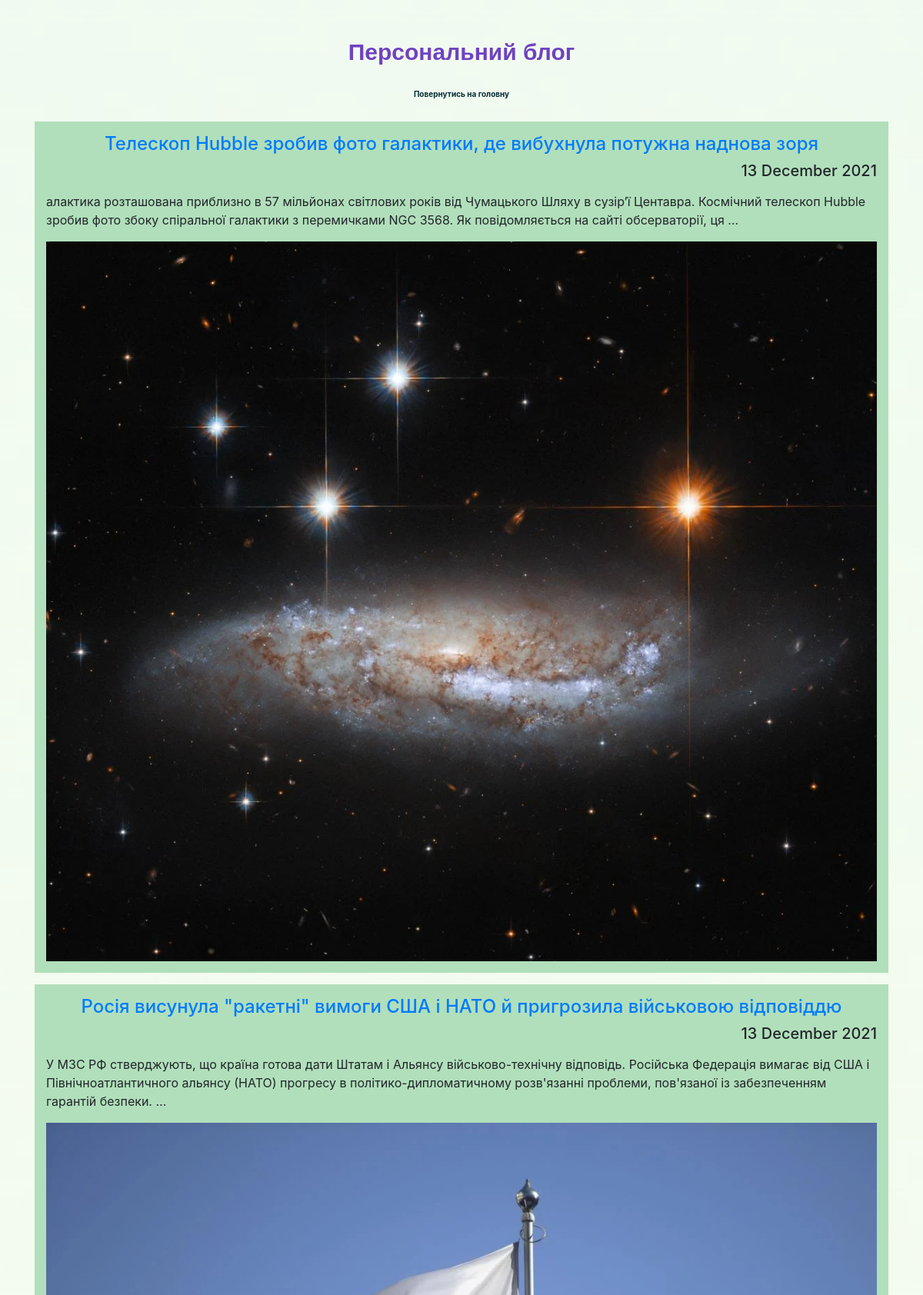
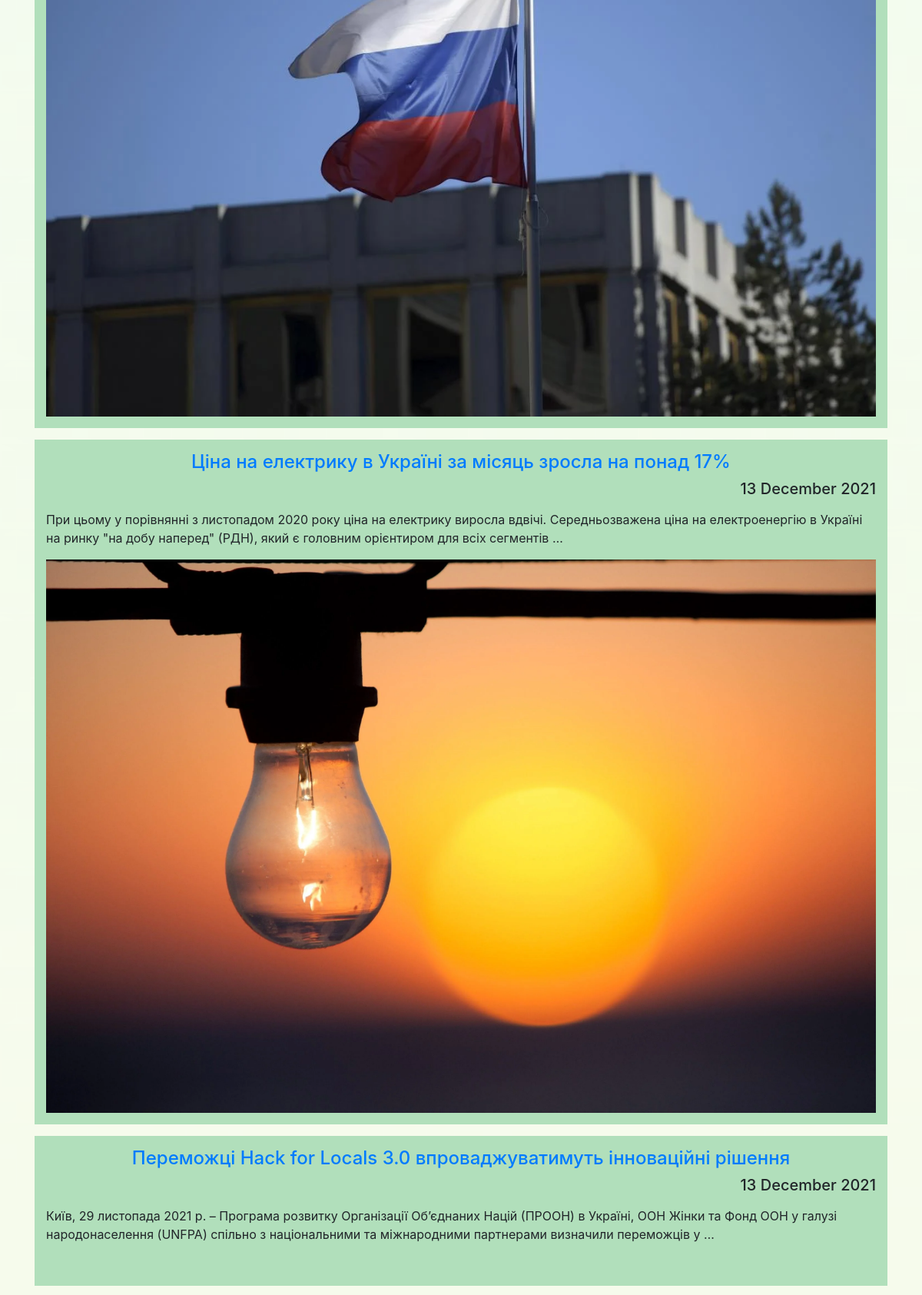
The page /articles (upper part) on the database its author committed (2 pictures, top to bottom).
### blog_app/models.py (models this page shows, shortened)
class Article(models.Model):
    title = models.CharField(u'Заголовок', max_length=250, help_text=u'Максимум 250 символів')
    description = models.TextField(blank=True, verbose_name=u'Опис')
    pub_date = models.DateTimeField(u'Дата публікації', default=timezone.now)
    slug = models.SlugField(u'Слаг', unique_for_date='pub_date')
    main_page = models.BooleanField(u'Головна', default=False,
                                    help_text=u'Показувати на головній сторінці')
    category = models.ForeignKey(Category,
                                 related_name='articles', blank=True, null=True,
                                 verbose_name=u'Категорія', on_delete=models.CASCADE)
    objects = models.Manager()
    class Meta:
        ordering = ['-pub_date']
        verbose_name = u'Стаття'
        verbose_name_plural = u'Статті'
    def get_absolute_url(self):
        try:
            url = reverse('news-detail',
                          kwargs={
                              'year': self.pub_date.strftime("%Y"),
                              'month': self.pub_date.strftime("%m"),
                              'day': self.pub_date.strftime("%d"),
                              'slug': self.slug,
                          })
        except:
            url = "/"
        return url

class ArticleImage(models.Model):
    article = models.ForeignKey(Article, verbose_name=u'Стаття', related_name='images', on_delete=models.CASCADE)
    image = models.ImageField(u'Фото', upload_to='photos')
    title = models.CharField(u'Заголовок', max_length=250, help_text=u'Максимум 250 символів', blank=True)
    class Meta:
        verbose_name = u'Фото для статті'
        verbose_name_plural = u'Фото для статті'

### blog_app/views.py (the view)
# urls.py: path(r'articles', ArticleList.as_view(), name='articles-list'),
class ArticleList(ListView):
    model = Article
    template_name = 'articles_list.html'
    context_object_name = 'items'
    def get_context_data(self, *args, **kwargs):
        context = super(ArticleList, self).get_context_data(*args, **kwargs)
        try:
            context['category'] = Category.object.get(slug=self.kwargs.get('slug'))
        except Exception:
            context['category'] = None
        return context

### blog_app/templates/articles_list.html (shortened to what this page needs)
{% extends "base.html" %}
{% load static %}
{% block content %}{% endblock %}

### blog_app/templates/base.html (shortened to what this page needs)
<!DOCTYPE html>
<html lang=”uk”>
{% load static %}
<head>
 <!DOCTYPE html>
 <link rel="stylesheet" href="{% static 'css/bootstrap.min.css' %}">
 <link type="text/css" href="{% static 'css/main.css' %}" rel="stylesheet">
</head>
<body>
<header class="header">
    <div class="container">
         <h1 class="blog-title">Персональний блог</h1>
    </div>
</header>
<div class="container">
 {% block content %}
 {% endblock %}
</div>
</body>
</html>

### blog_app/static/css/main.css (style rules this page uses)
div.container-image > img { width: 100%; }
body { background-image: url('../img/bg.png'); background-repeat: no-repeat; background-position: center; background-size: cover; }
div h1 { color: #6f42c1; font-family: ‘Ubuntu’, sans-serif; font-weight: bold; text-align: center; }
.blog-title { font-size: 30px; margin-top: 50px; border: #062c33; text-align: center; }
.to-home { margin-top: 30px; margin-bottom: 30px; text-align: center; }
.to-home a h4 { font-size: 10px; font-weight: bold; color: #062c33; }
.article-list__item { padding: 15px; margin-top: 15px; background: #b1dfbb; }
.article-list__item a { text-align: center; }
.article-list__item h5 { text-align: right; }

### rows shown on the page
Article: pub_date+slug+title "Повернутись на головну Телескоп Hubble зробив фото галактики, де вибухнула потужна наднова зоря 13 December 2021 алактика розташована приблизно в 57 мільйонах світлових років від Чумацького Шляху в сузір’ї Центавра. Космічний телескоп Hubble зробив фото збоку спіральної галактики з перемичками NGC 3568. Як повідомляється на сайті обсерваторії, ця … Росія висунула \"ракетні\" вимоги США і НАТО й пригрозила військовою відповіддю 13 December 2021 У МЗС РФ стверджують, що країна готова дати Штатам і Альянсу військово-технічну відповідь. Російська Федерація вимагає від США і Північноатлантичного альянсу (НАТО) прогресу в політико-дипломатичному розв'язанні проблеми, пов'язаної із забезпеченням…", pub_date+slug+title (picture)
